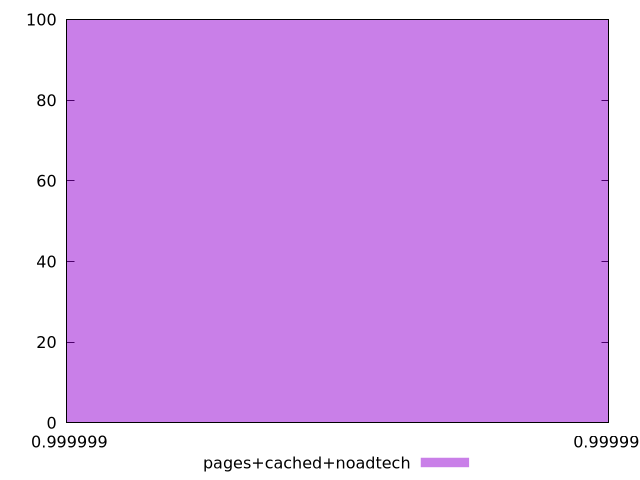

gnuplot code for this plot:
$_pagesCachedNoadtech <<EOF
0.9999993380488859 100
EOF
set key outside below
set terminal pngcairo
set output "report_00005_2020-11-02T22-26-11.212Z/estimated-input-latency/pages+cached+noadtech//hist.png"
set yrange [0:100]
set boxwidth 4.323062270729413e-16
set style fill transparent solid 0.5 noborder
plot $_pagesCachedNoadtech title "pages+cached+noadtech" with boxes ,
